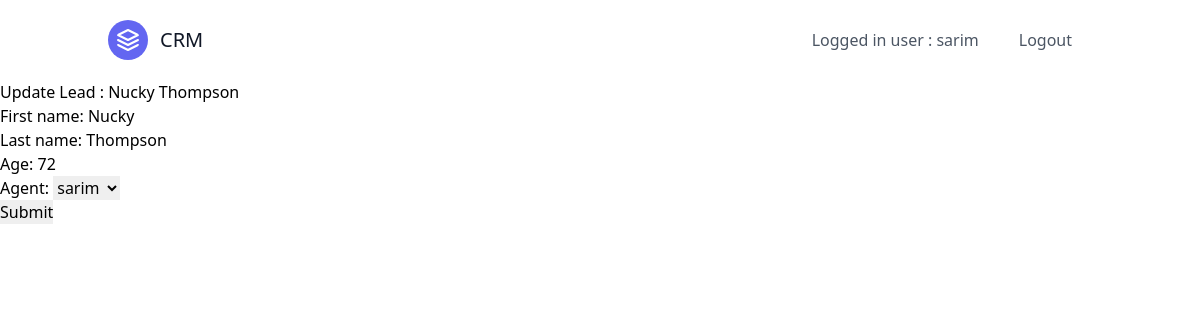
The page /leads/10/update/ (signed in) on the database as committed earlier.
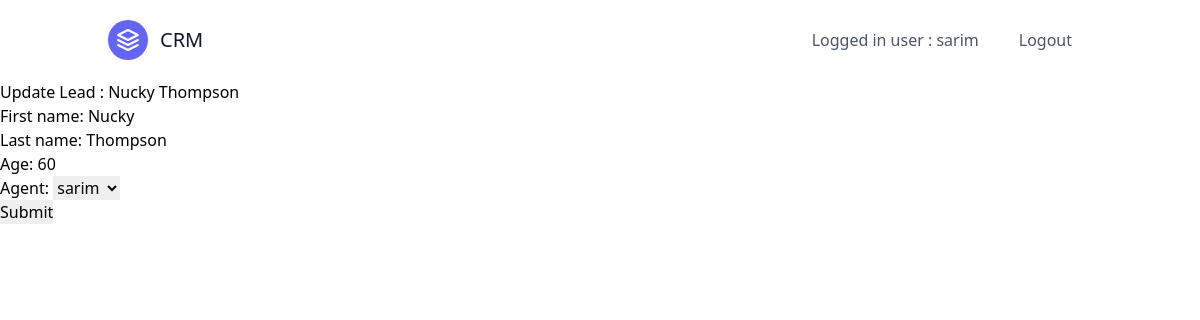
The same page on the database as committed later.
### leads/models.py (models this page shows)
class Lead(models.Model):
    first_name = models.CharField(max_length=25)
    last_name = models.CharField(max_length=25)
    age = models.PositiveIntegerField()
    agent = models.ForeignKey("Agent", on_delete=models.CASCADE)
    def __str__(self):
        return f"{self.first_name} {self.last_name}"

### leads/views.py (the view, shortened to what this page needs)
# urls.py: path("<int:pk>/update/", LeadUpdateView.as_view(), name = "lead-update"),
class LeadUpdateView(UpdateView):
    template_name = "leads/lead_update.html"
    form_class = LeadModelForm
    queryset = Lead.objects.all()

### leads/forms.py
class LeadModelForm(forms.ModelForm):
    class Meta :
        model = Lead
        fields = (
            "first_name",
            "last_name",
            "age",
            "agent",
        )

### leads/models.py (called while the page is built)
    def __str__(self):
        return self.user.username

### leads/templates/leads/lead_update.html (shortened to what this page needs)
{% extends "base.html" %}
{% block content %}
    <h3>Update Lead : {{object}}</h3>
    <form action="." method="POST">
        {{form.as_p}}
        <input type="submit" value="Submit">
    </form>
{% endblock content %}

Rows that differ between the two databases and show on the page:
changed Lead "Nucky Thompson": age "72" → "60"
